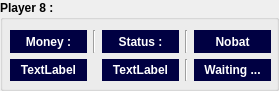
   <widget class="QGroupBox" name="groupBox_player8">
    <property name="geometry">
     <rect>
      <x>1500</x>
      <y>800</y>
      <width>279</width>
      <height>91</height>
     </rect>
    </property>
    <property name="font">
     <font>
      <pointsize>9</pointsize>
      <weight>75</weight>
      <bold>true</bold>
     </font>
    </property>
    <property name="title">
     <string>Player 8 :</string>
    </property>
    <widget class="QWidget" name="gridLayoutWidget_8">
     <property name="geometry">
      <rect>
       <x>10</x>
       <y>30</y>
       <width>261</width>
       <height>51</height>
      </rect>
     </property>
     <layout class="QGridLayout" name="gridLayout_8">
      <item row="1" column="2">
       <widget class="QLabel" name="label_status_player8">
        <property name="styleSheet">
         <string notr="true">background-color: rgb(0, 0, 66);
color:rgb(255, 255, 255)</string>
        </property>
        <property name="text">
         <string>TextLabel</string>
        </property>
        <property name="alignment">
         <set>Qt::AlignCenter</set>
        </property>
       </widget>
      </item>
      <item row="1" column="3">
       <widget class="Line" name="line_36">
        <property name="orientation">
         <enum>Qt::Vertical</enum>
        </property>
       </widget>
      </item>
      <item row="0" column="3">
       <widget class="Line" name="line_35">
        <property name="orientation">
         <enum>Qt::Vertical</enum>
        </property>
       </widget>
      </item>
      <item row="0" column="2">
       <widget class="QLabel" name="label_68">
        <property name="font">
         <font>
          <pointsize>9</pointsize>
         </font>
        </property>
        <property name="styleSheet">
         <string notr="true">background-color: rgb(0, 0, 66);
color:rgb(255, 255, 255)</string>
        </property>
        <property name="text">
         <string>Status :</string>
        </property>
        <property name="alignment">
         <set>Qt::AlignCenter</set>
        </property>
       </widget>
      </item>
      <item row="0" column="1">
       <widget class="Line" name="line_25">
        <property name="orientation">
         <enum>Qt::Vertical</enum>
        </property>
       </widget>
      </item>
      <item row="0" column="0">
       <widget class="QLabel" name="label_69">
        <property name="font">
         <font>
          <pointsize>9</pointsize>
         </font>
        </property>
        <property name="styleSheet">
         <string notr="true">background-color: rgb(0, 0, 66);
color:rgb(255, 255, 255)</string>
        </property>
        <property name="text">
         <string>Money :</string>
        </property>
        <property name="alignment">
         <set>Qt::AlignCenter</set>
        </property>
       </widget>
      </item>
      <item row="1" column="0">
       <widget class="QLabel" name="label_money_player8">
        <property name="styleSheet">
         <string notr="true">background-color: rgb(0, 0, 66);
color:rgb(255, 255, 255)</string>
        </property>
        <property name="text">
         <string>TextLabel</string>
        </property>
        <property name="alignment">
         <set>Qt::AlignCenter</set>
        </property>
       </widget>
      </item>
      <item row="0" column="4">
       <widget class="QLabel" name="label_61">
        <property name="font">
         <font>
          <pointsize>9</pointsize>
         </font>
        </property>
        <property name="styleSheet">
         <string notr="true">background-color: rgb(0, 0, 66);
color:rgb(255, 255, 255)</string>
        </property>
        <property name="text">
         <string>Nobat</string>
        </property>
        <property name="alignment">
         <set>Qt::AlignCenter</set>
        </property>
       </widget>
      </item>
      <item row="1" column="4">
       <widget class="QLabel" name="label_nobat8">
        <property name="styleSheet">
         <string notr="true">background-color: rgb(0, 0, 66);
color:rgb(255, 255, 255)</string>
        </property>
        <property name="text">
         <string>Waiting ...</string>
        </property>
        <property name="alignment">
         <set>Qt::AlignCenter</set>
        </property>
       </widget>
      </item>
     </layout>
    </widget>
   </widget>
